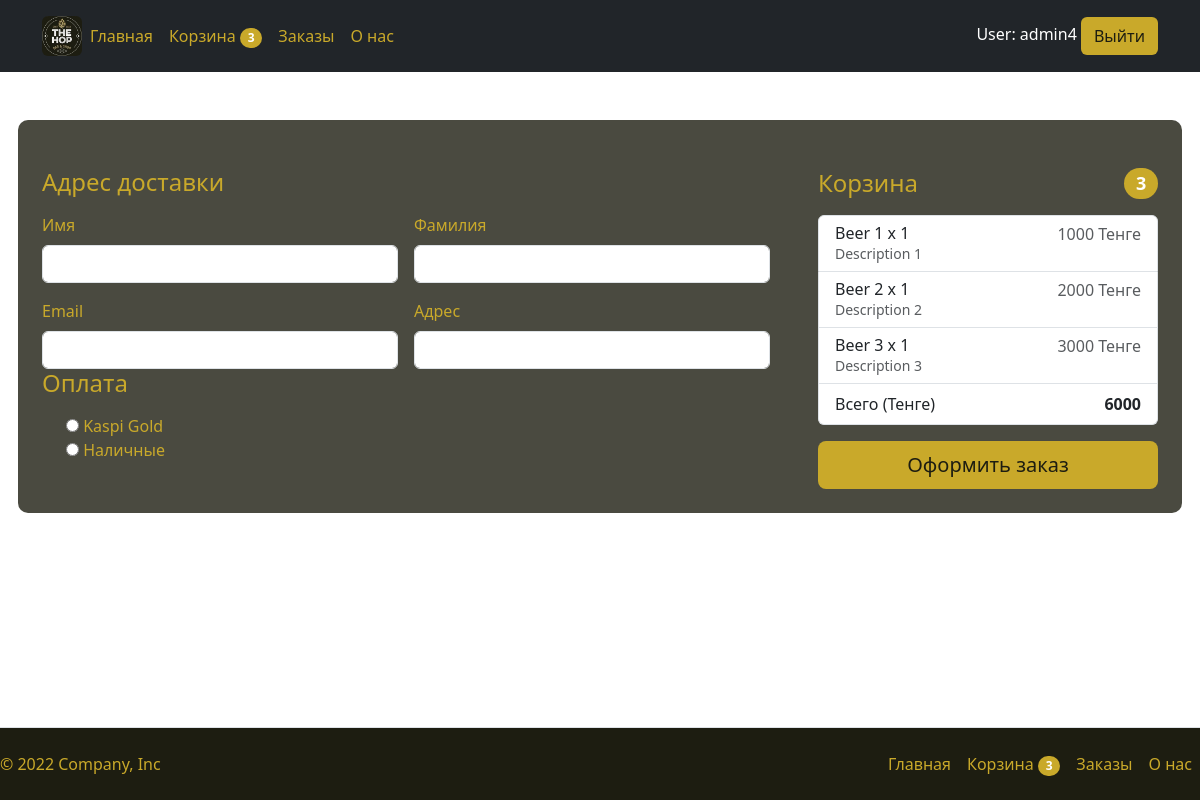
/checkout/ (signed in), run on an earlier commit of the app's database.
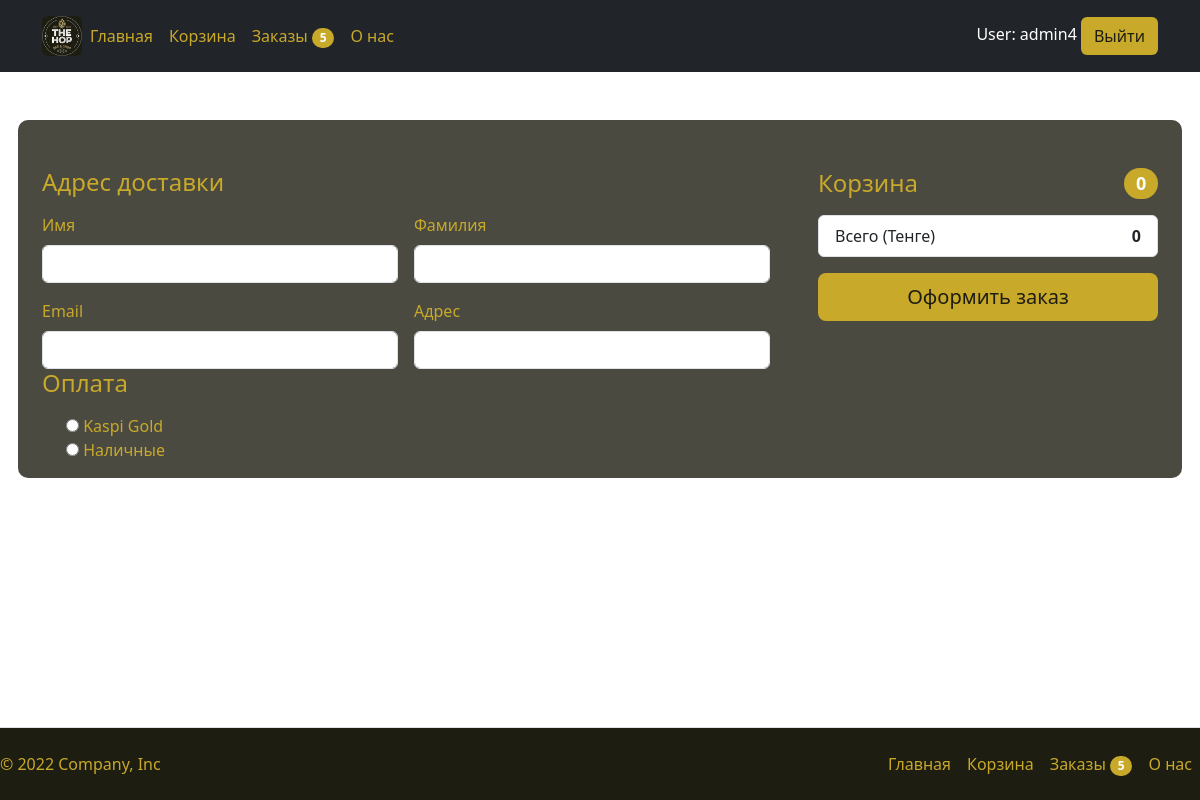
And on a later commit of the database.
### products/models.py (models this page shows, shortened)
class Cart(models.Model):
    id = models.UUIDField(default=uuid.uuid4, primary_key=True)
    user = models.ForeignKey(User, on_delete=models.CASCADE)
    completed = models.BooleanField(default=False)
    @property
    def total_price(self):
        cartRows = self.cartRows.all()
        total = sum([item.price for item in cartRows])
        return total
    @property
    def num_of_items(self):
        cartRows = self.cartRows.all()
        quantity = sum([item.quantity for item in cartRows])
        return quantity

class CartProduct(models.Model):
    product = models.ForeignKey(Product, on_delete=models.CASCADE, related_name='items')
    cart = models.ForeignKey(Cart, on_delete=models.CASCADE, related_name="cartRows")
    quantity = models.IntegerField(default=0)
    @property
    def price(self):
        new_price = self.product.price * self.quantity
        return new_price

class Product(models.Model):
    id = models.AutoField(primary_key=True)
    name = models.CharField(max_length=100)
    description = models.CharField(max_length=256)
    image = models.ImageField(upload_to="media")
    price = models.DecimalField(decimal_places=0, max_digits=6)
    class Meta:
        db_table = "gallery"

### products/views.py (the view, shortened to what this page needs)
# urls.py: path('checkout/', views.Checkout.as_view(), name='checkout'),
class Checkout(View):
    template_name = 'landing/checkout.html'
    def get(self, request):
        cart = None
        cartRows = []
        orders = []
        form = OrderForm()
        if request.user.is_authenticated:
            cart, created = Cart.objects.get_or_create(user=request.user, completed=False)
            cartRows = cart.cartRows.all()
            orders = Order.objects.all().filter(user=request.user)
        context = {
            "cart": cart,
            "cartRows": cartRows,
            "form": form,
            "orders": orders
        }
        return render(request, self.template_name, context)

### products/models.py
class OrderForm(forms.Form):
    CHOICES = [
        ('1', 'Kaspi Gold'),
        ('2', 'Наличные'),
    ]
    firstname = forms.CharField(widget=TextInput(attrs={'class': 'form-control'}), max_length=100)
    lastname = forms.CharField(widget=TextInput(attrs={'class': 'form-control'}), max_length=100)
    email = forms.EmailField(widget=EmailInput(attrs={'class': 'form-control'}))
    delivery_address = forms.CharField(widget=TextInput(attrs={'class': 'form-control'}), max_length=256)
    pay_method = forms.ChoiceField(widget=forms.RadioSelect(attrs={'class': 'hop-text-contrast-color'}), choices=CHOICES)

### templates/landing/checkout.html (shortened to what this page needs)
{% extends "landing/base.html" %}
{% block content %}
{% load static %}
<div class="container mt-5">
  <form action="{% url 'checkout' %}" method="POST">
    <div class="row g-5 bg-hop-light mt-5">
      <div class="col-md-5 col-lg-4 order-md-last">
        <h4 class="d-flex justify-content-between align-items-center mb-3">
          <span class="hop-text-contrast-color">Корзина</span>
          <span class="badge hop-contrast-background-color rounded-pill">{{ cart.num_of_items }}</span>
        </h4>
        <ul class="list-group mb-3">
          {% for cartRow in cartRows %}
            <li class="list-group-item d-flex justify-content-between lh-sm">
              <div>
                <h6 class="my-0">{{ cartRow.product.name }} x {{ cartRow.quantity }}</h6>
                <small class="text-muted">{{ cartRow.product.description }}</small>
              </div>
              <span class="text-muted">{{ cartRow.price }} Тенге</span>
            </li>
          {% endfor %}
          <li class="list-group-item d-flex justify-content-between">
            <span>Всего (Тенге)</span>
            <strong>{{ cart.total_price }}</strong>
          </li>
        </ul>
        <div class="input-group mb-4">
          <button class="w-100 btn btn-hop btn-lg" type="submit">Оформить заказ</button>
        </div>
      </div>
      <div class="col-md-7 col-lg-8">
        <h4 class="mb-3 hop-text-contrast-color">Адрес доставки</h4>
          <div class="row g-3">
            <div class="col-sm-6">
              <label for="id_firstname" class="form-label hop-text-contrast-color">Имя</label>
              {{ form.firstname }}
            </div>
            <div class="col-sm-6">
              <label for="id_lastname" class="form-label hop-text-contrast-color">Фамилия</label>
              {{ form.lastname }}
            </div>
            <div class="col-6">
              <label for="id_email" class="form-label hop-text-contrast-color">Email</label>
              {{ form.email }}
            </div>
            <div class="col-6">
              <label for="id_delivery_address" class="form-label hop-text-contrast-color">Адрес</label>
              {{ form.delivery_address }}
            </div>
          </div>
          <h4 class="mb-3 hop-text-contrast-color">Оплата</h4>
          <div class="my-3">
            <div class="form-check">
              {{ form.pay_method }}
            </div>
          </div>
      </div>
    </div>
  </form>
</div>
{% endblock %}

### templates/landing/header.html
{% load static %}
<header class="p-3 text-bg-dark">
    <div class="container">
        <div class="d-flex flex-wrap align-items-center justify-content-center justify-content-lg-start">
            <a href="{% url 'main' %}" class="d-flex align-items-center mb-2 mb-lg-0 text-decoration-none">
                <img class="rounded" height="40px" src="{% static 'images/logo.png' %}"/>
            </a>
            <ul class="nav col-12 col-lg-auto me-lg-auto mb-2 justify-content-center mb-md-0">
                <li><a href="{% url 'main' %}" class="nav-link px-2 hop-link">Главная</a></li>
                {% if not user.is_superuser and user.is_authenticated %}
                    <li>
                        <a href="{% url 'cart' %}" class="nav-link px-2 hop-link">
                            Корзина
                            {% if cart.num_of_items != 0 %}
                                <span class="badge hop-contrast-background-color rounded-pill" id="num_of_items">
                                    {{ cart.num_of_items }}
                                </span>
                            {% endif %}
                        </a>
                    </li>
                    <li>
                        <a href="{% url 'orders_list' %}" class="nav-link px-2 hop-link">
                            Заказы
                            {% if orders|length != 0 %}
                                <span class="badge hop-contrast-background-color rounded-pill">
                                    {{ orders|length }}
                                </span>
                            {% endif %}
                        </a>
                    </li>
                {% endif %}
                <li><a href="{% url 'about_us' %}" class="nav-link px-2 hop-link">О нас</a></li>
            </ul>
            <div class="text-end">
                {% if user.is_authenticated %}
                    User: {{ user }}
                    <a class="btn btn-hop" href="/users/logout">Выйти</a>
                {% else %}
                    <a class="btn btn-hop" href="/users/auth">Авторизация</a>
                    <a class="btn btn-hop" href="/users/register">Регистрация</a>
                {% endif %}
            </div>
        </div>
    </div>
</header>

### templates/landing/footer.html
<footer class="d-flex flex-wrap justify-content-between align-items-center py-3 mt-4 border-top hop-main-background-color fixed-bottom">
    <p class="col-md-4 mb-0 text-muted hop-text-contrast-color">© 2022 Company, Inc</p>
    <a href="/" class="col-md-4 d-flex align-items-center justify-content-center mb-3 mb-md-0 me-md-auto link-dark text-decoration-none">
      <svg class="bi me-2" width="40" height="32"><use xlink:href="#bootstrap"></use></svg>
    </a>
    <ul class="nav col-md-4 justify-content-end">
        <li><a href="{% url 'main' %}" class="nav-link px-2 hop-link">Главная</a></li>
        {% if not user.is_superuser and user.is_authenticated %}
            <li>
                <a href="{% url 'cart' %}" class="nav-link px-2 hop-link">
                    Корзина
                    {% if cart.num_of_items != 0 %}
                        <span class="badge hop-contrast-background-color rounded-pill" id="num_of_items">
                            {{ cart.num_of_items }}
                        </span>
                    {% endif %}
                </a>
            </li>
            <li>
                <a href="{% url 'orders_list' %}" class="nav-link px-2 hop-link">
                    Заказы
                    {% if orders|length != 0 %}
                        <span class="badge hop-contrast-background-color rounded-pill">
                            {{ orders|length }}
                        </span>
                    {% endif %}
                </a>
            </li>
        {% endif %}
        <li><a href="{% url 'about_us' %}" class="nav-link px-2 hop-link">О нас</a></li>
    </ul>
  </footer>

What changed in the data, as far as the page shows it:
removed CartProduct: product.name "Beer 1", quantity "1", product.description "Description 1", price "1000"
removed CartProduct: product.name "Beer 2", quantity "1", product.description "Description 2", price "2000"
removed CartProduct: product.name "Beer 3", quantity "1", product.description "Description 3", price "3000"
shown differently, row unchanged: Cart: num_of_items "3" → "0"; total_price "6000" → "0"; num_of_items "3" → (not shown)
Also different on the page:
{{ orders|length }}: (not shown) → "5"
